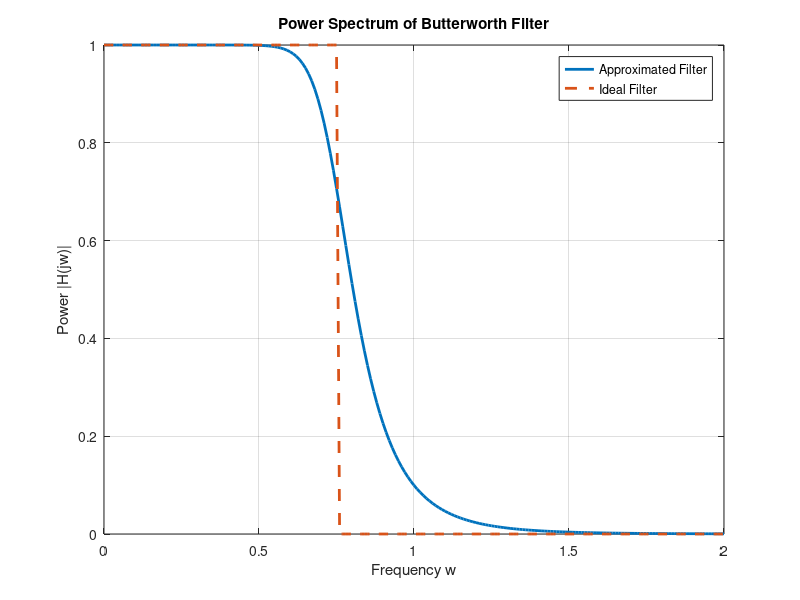
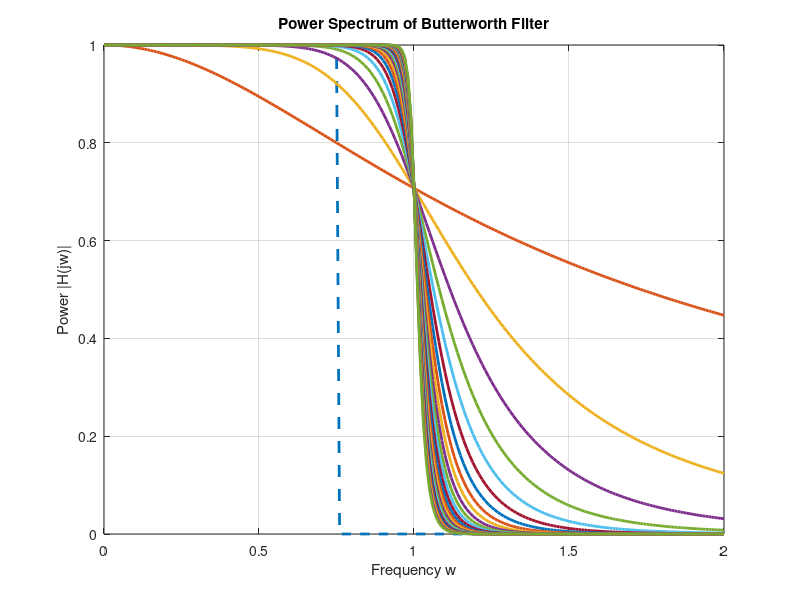

These figures' MATLAB source, in order:
% Prof. Dr. ir. Meshia Cédric OVENEKE
% cedric.oveneke@fitforpurpose.tech
% 2023

clc;
close all;

% Define Butterworth filter
w = 0:0.01:2; %omega
n = 8; % filter order
wc = 0.75; % cut-off frequency
H = 1./sqrt(1 + (w/wc).^(2*n)); %non-rational form
H_ideal = zeros(size(w)); % ideal filter
H_ideal(w <= wc) = 1.0;

figure();
plot(w, H, 'LineWidth', 2);
hold on;
plot(w, H_ideal, 'LineWidth', 2, 'LineStyle', '--');
ylim([0 1]);
xlabel('Frequency w');
ylabel('Power |H(jw)|');
title('Power Spectrum of Butterworth Filter');
grid on;
legend('Approximated Filter', 'Ideal Filter');


% Supperpose multiple Butterworth filters
wc = 1.0;
figure();
plot(w, H_ideal, 'LineWidth', 2, 'LineStyle', '--');
hold on;
for n = 1:2:50
    H = 1./sqrt(1 + (w/wc).^(2*n)); %non-rational form
    plot(w, H, 'LineWidth', 2);
    hold on;
    ylim([0 1]);
    xlabel('Frequency w');
    ylabel('Power |H(jw)|');
    title('Power Spectrum of Butterworth Filter');
    grid on;
end


